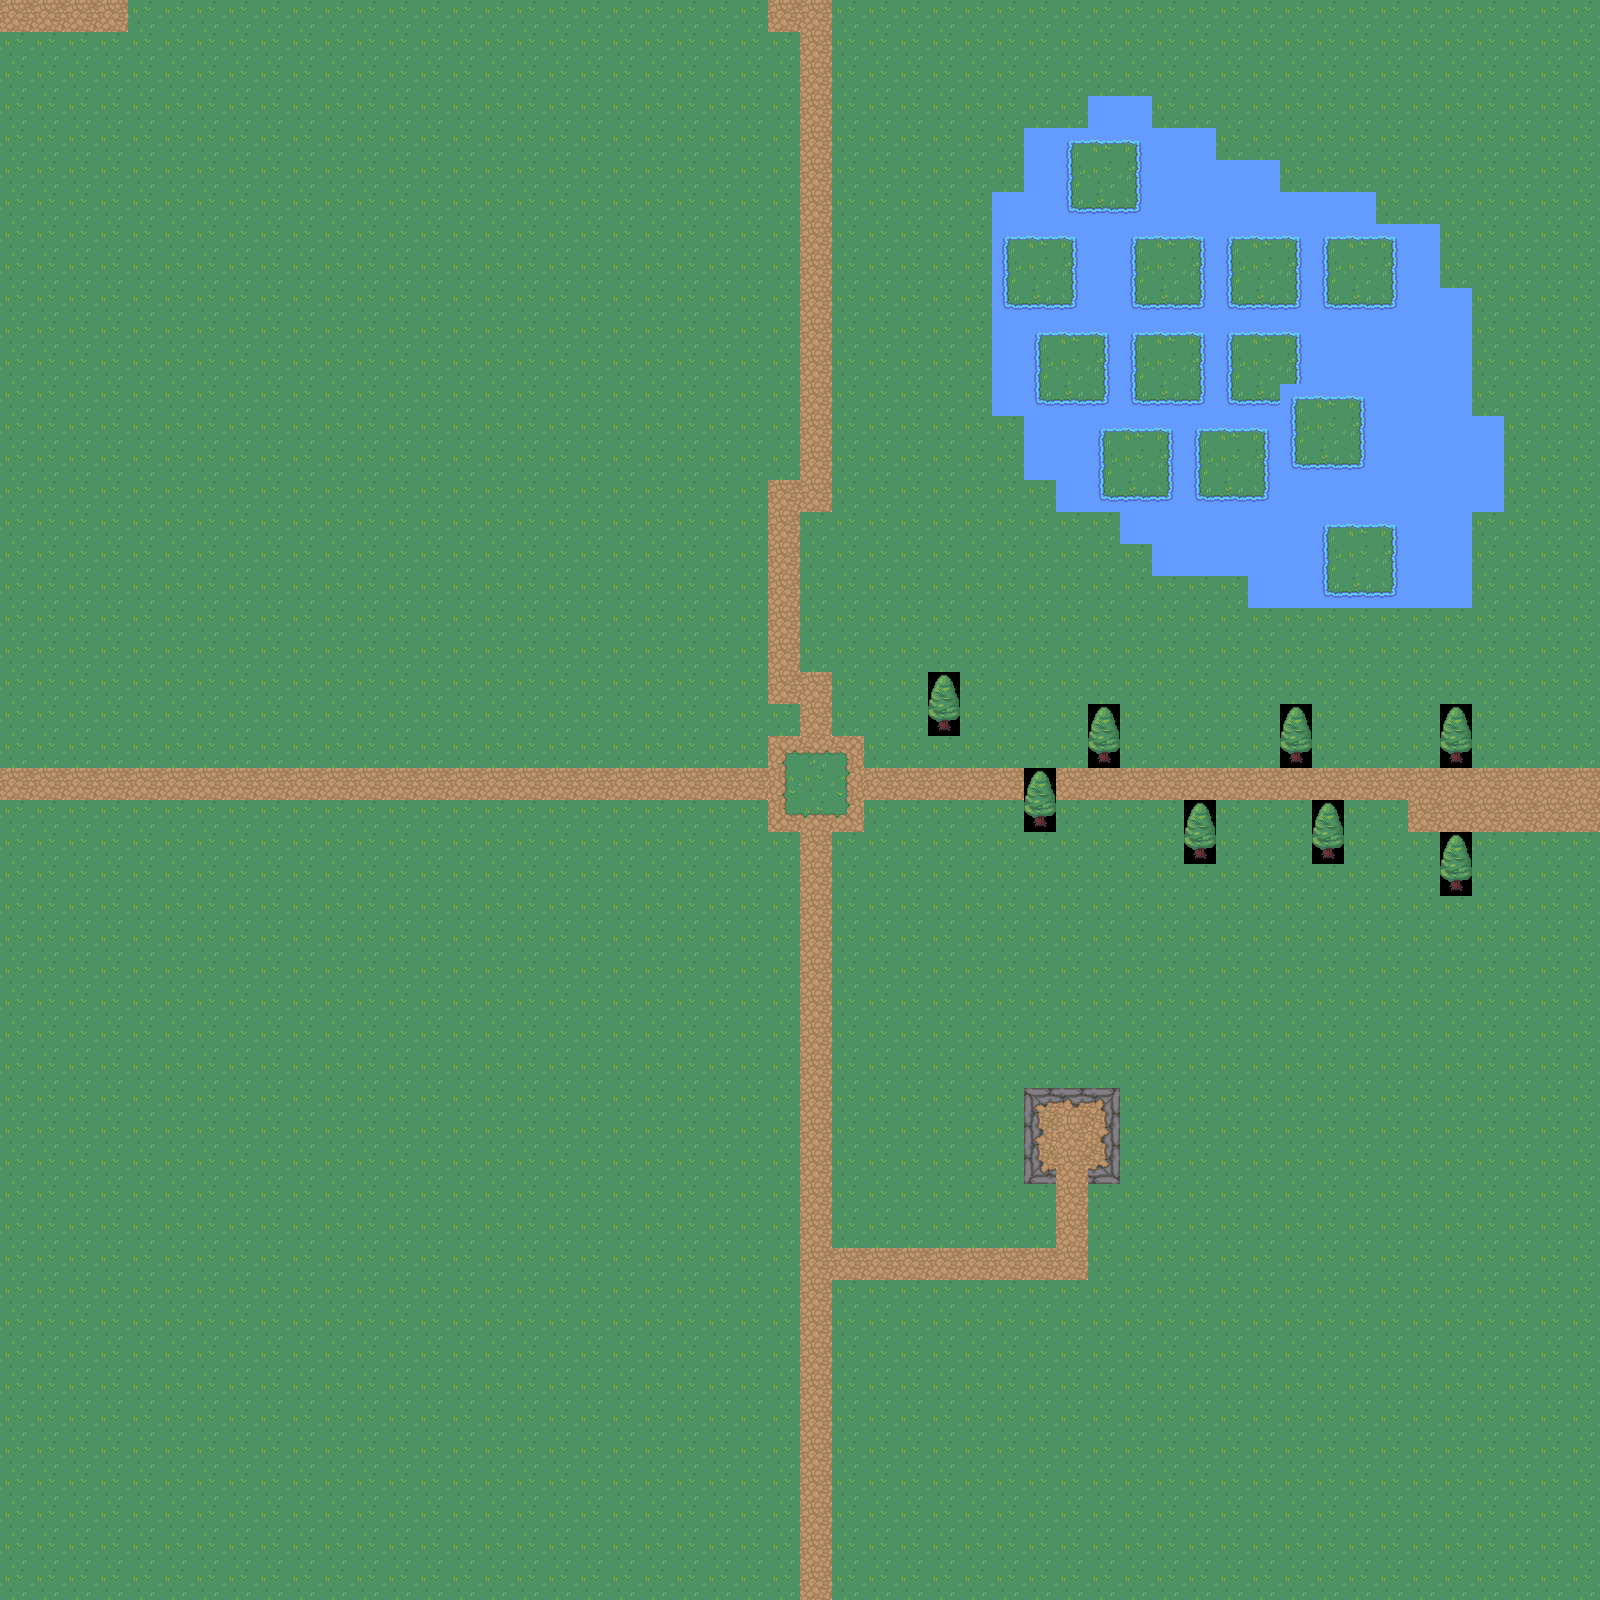

Below is a game level as drawn by its tile map, then a one-line description and the .tmx file that defines it, in full:
An orthogonal 50x50 tile map with 32x32 px tiles, 1 tile layer (Calque de Tuiles 1).

<map version="1.10" tiledversion="1.10.2" orientation="orthogonal" renderorder="right-down" width="50" height="50" tilewidth="32" tileheight="32" infinite="0" nextlayerid="2" nextobjectid="1">
 <tileset firstgid="1" source="base verdure.tsx" />
 <layer id="1" name="Calque de Tuiles 1" width="50" height="50">
  <data encoding="csv">
43,43,43,43,41,41,41,41,41,41,41,41,41,41,41,41,41,41,41,41,41,41,41,41,43,43,41,41,41,41,41,41,41,41,41,41,41,41,41,41,41,41,41,41,41,41,41,41,41,41,
41,41,41,41,41,41,41,41,41,41,41,41,41,41,41,41,41,41,41,41,41,41,41,41,41,43,41,41,41,41,41,41,41,41,41,41,41,41,41,41,41,41,41,41,41,41,41,41,41,41,
41,41,41,41,41,41,41,41,41,41,41,41,41,41,41,41,41,41,41,41,41,41,41,41,41,43,41,41,41,41,41,41,41,41,41,41,41,41,41,41,41,41,41,41,41,41,41,41,41,41,
41,41,41,41,41,41,41,41,41,41,41,41,41,41,41,41,41,41,41,41,41,41,41,41,41,43,41,41,41,41,41,41,41,41,42,42,41,41,41,41,41,41,41,41,41,41,41,41,41,41,
41,41,41,41,41,41,41,41,41,41,41,41,41,41,41,41,41,41,41,41,41,41,41,41,41,43,41,41,41,41,41,41,42,66,67,68,42,42,41,41,41,41,41,41,41,41,41,41,41,41,
41,41,41,41,41,41,41,41,41,41,41,41,41,41,41,41,41,41,41,41,41,41,41,41,41,43,41,41,41,41,41,41,42,86,87,88,42,42,42,42,41,41,41,41,41,41,41,41,41,41,
41,41,41,41,41,41,41,41,41,41,41,41,41,41,41,41,41,41,41,41,41,41,41,41,41,43,41,41,41,41,41,42,42,106,107,108,42,42,42,42,42,42,42,41,41,41,41,41,41,41,
41,41,41,41,41,41,41,41,41,41,41,41,41,41,41,41,41,41,41,41,41,41,41,41,41,43,41,41,41,41,41,66,67,68,42,66,67,68,66,67,68,66,67,68,42,41,41,41,41,41,
41,41,41,41,41,41,41,41,41,41,41,41,41,41,41,41,41,41,41,41,41,41,41,41,41,43,41,41,41,41,41,86,87,88,42,86,87,88,86,87,88,86,87,88,42,41,41,41,41,41,
41,41,41,41,41,41,41,41,41,41,41,41,41,41,41,41,41,41,41,41,41,41,41,41,41,43,41,41,41,41,41,106,107,108,42,106,107,108,106,107,108,106,107,108,42,42,41,41,41,41,
41,41,41,41,41,41,41,41,41,41,41,41,41,41,41,41,41,41,41,41,41,41,41,41,41,43,41,41,41,41,41,42,66,67,68,66,67,68,66,67,68,42,42,42,42,42,41,41,41,41,
41,41,41,41,41,41,41,41,41,41,41,41,41,41,41,41,41,41,41,41,41,41,41,41,41,43,41,41,41,41,41,42,86,87,88,86,87,88,86,87,88,42,42,42,42,42,41,41,41,41,
41,41,41,41,41,41,41,41,41,41,41,41,41,41,41,41,41,41,41,41,41,41,41,41,41,43,41,41,41,41,41,42,106,107,108,106,107,108,106,107,66,67,68,42,42,42,41,41,41,41,
41,41,41,41,41,41,41,41,41,41,41,41,41,41,41,41,41,41,41,41,41,41,41,41,41,43,41,41,41,41,41,41,42,42,66,67,68,66,67,68,86,87,88,42,42,42,42,41,41,41,
41,41,41,41,41,41,41,41,41,41,41,41,41,41,41,41,41,41,41,41,41,41,41,41,41,43,41,41,41,41,41,41,42,42,86,87,88,86,87,88,106,107,108,42,42,42,42,41,41,41,
41,41,41,41,41,41,41,41,41,41,41,41,41,41,41,41,41,41,41,41,41,41,41,41,43,43,41,41,41,41,41,41,41,42,106,107,108,106,107,108,42,42,42,42,42,42,42,41,41,41,
41,41,41,41,41,41,41,41,41,41,41,41,41,41,41,41,41,41,41,41,41,41,41,41,43,41,41,41,41,41,41,41,41,41,41,42,42,42,42,42,42,66,67,68,42,42,41,41,41,41,
41,41,41,41,41,41,41,41,41,41,41,41,41,41,41,41,41,41,41,41,41,41,41,41,43,41,41,41,41,41,41,41,41,41,41,41,42,42,42,42,42,86,87,88,42,42,41,41,41,41,
41,41,41,41,41,41,41,41,41,41,41,41,41,41,41,41,41,41,41,41,41,41,41,41,43,41,41,41,41,41,41,41,41,41,41,41,41,41,41,42,42,106,107,108,42,42,41,41,41,41,
41,41,41,41,41,41,41,41,41,41,41,41,41,41,41,41,41,41,41,41,41,41,41,41,43,41,41,41,41,41,41,41,41,41,41,41,41,41,41,41,41,41,41,41,41,41,41,41,41,41,
41,41,41,41,41,41,41,41,41,41,41,41,41,41,41,41,41,41,41,41,41,41,41,41,43,41,41,41,41,41,41,41,41,41,41,41,41,41,41,41,41,41,41,41,41,41,41,41,41,41,
41,41,41,41,41,41,41,41,41,41,41,41,41,41,41,41,41,41,41,41,41,41,41,41,43,43,41,41,41,1,41,41,41,41,41,41,41,41,41,41,41,41,41,41,41,41,41,41,41,41,
41,41,41,41,41,41,41,41,41,41,41,41,41,41,41,41,41,41,41,41,41,41,41,41,41,43,41,41,41,21,41,41,41,41,1,41,41,41,41,41,1,41,41,41,41,1,41,41,41,41,
41,41,41,41,41,41,41,41,41,41,41,41,41,41,41,41,41,41,41,41,41,41,41,41,61,62,63,41,41,41,41,41,41,41,21,41,41,41,41,41,21,41,41,41,41,21,41,41,41,41,
43,43,43,43,43,43,43,43,43,43,43,43,43,43,43,43,43,43,43,43,43,43,43,43,81,82,83,43,43,43,43,43,1,43,43,43,43,43,43,43,43,43,43,43,43,43,43,43,43,43,
41,41,41,41,41,41,41,41,41,41,41,41,41,41,41,41,41,41,41,41,41,41,41,41,101,102,103,41,41,41,41,41,21,41,41,41,41,1,41,41,41,1,41,41,43,43,43,43,43,43,
41,41,41,41,41,41,41,41,41,41,41,41,41,41,41,41,41,41,41,41,41,41,41,41,41,43,41,41,41,41,41,41,41,41,41,41,41,21,41,41,41,21,41,41,41,1,41,41,41,41,
41,41,41,41,41,41,41,41,41,41,41,41,41,41,41,41,41,41,41,41,41,41,41,41,41,43,41,41,41,41,41,41,41,41,41,41,41,41,41,41,41,41,41,41,41,21,41,41,41,41,
41,41,41,41,41,41,41,41,41,41,41,41,41,41,41,41,41,41,41,41,41,41,41,41,41,43,41,41,41,41,41,41,41,41,41,41,41,41,41,41,41,41,41,41,41,41,41,41,41,41,
41,41,41,41,41,41,41,41,41,41,41,41,41,41,41,41,41,41,41,41,41,41,41,41,41,43,41,41,41,41,41,41,41,41,41,41,41,41,41,41,41,41,41,41,41,41,41,41,41,41,
41,41,41,41,41,41,41,41,41,41,41,41,41,41,41,41,41,41,41,41,41,41,41,41,41,43,41,41,41,41,41,41,41,41,41,41,41,41,41,41,41,41,41,41,41,41,41,41,41,41,
41,41,41,41,41,41,41,41,41,41,41,41,41,41,41,41,41,41,41,41,41,41,41,41,41,43,41,41,41,41,41,41,41,41,41,41,41,41,41,41,41,41,41,41,41,41,41,41,41,41,
41,41,41,41,41,41,41,41,41,41,41,41,41,41,41,41,41,41,41,41,41,41,41,41,41,43,41,41,41,41,41,41,41,41,41,41,41,41,41,41,41,41,41,41,41,41,41,41,41,41,
41,41,41,41,41,41,41,41,41,41,41,41,41,41,41,41,41,41,41,41,41,41,41,41,41,43,41,41,41,41,41,41,41,41,41,41,41,41,41,41,41,41,41,41,41,41,41,41,41,41,
41,41,41,41,41,41,41,41,41,41,41,41,41,41,41,41,41,41,41,41,41,41,41,41,41,43,41,41,41,41,41,41,136,137,138,41,41,41,41,41,41,41,41,41,41,41,41,41,41,41,
41,41,41,41,41,41,41,41,41,41,41,41,41,41,41,41,41,41,41,41,41,41,41,41,41,43,41,41,41,41,41,41,156,157,158,41,41,41,41,41,41,41,41,41,41,41,41,41,41,41,
41,41,41,41,41,41,41,41,41,41,41,41,41,41,41,41,41,41,41,41,41,41,41,41,41,43,41,41,41,41,41,41,176,43,178,41,41,41,41,41,41,41,41,41,41,41,41,41,41,41,
41,41,41,41,41,41,41,41,41,41,41,41,41,41,41,41,41,41,41,41,41,41,41,41,41,43,41,41,41,41,41,41,41,43,41,41,41,41,41,41,41,41,41,41,41,41,41,41,41,41,
41,41,41,41,41,41,41,41,41,41,41,41,41,41,41,41,41,41,41,41,41,41,41,41,41,43,41,41,41,41,41,41,41,43,41,41,41,41,41,41,41,41,41,41,41,41,41,41,41,41,
41,41,41,41,41,41,41,41,41,41,41,41,41,41,41,41,41,41,41,41,41,41,41,41,41,43,43,43,43,43,43,43,43,43,41,41,41,41,41,41,41,41,41,41,41,41,41,41,41,41,
41,41,41,41,41,41,41,41,41,41,41,41,41,41,41,41,41,41,41,41,41,41,41,41,41,43,41,41,41,41,41,41,41,41,41,41,41,41,41,41,41,41,41,41,41,41,41,41,41,41,
41,41,41,41,41,41,41,41,41,41,41,41,41,41,41,41,41,41,41,41,41,41,41,41,41,43,41,41,41,41,41,41,41,41,41,41,41,41,41,41,41,41,41,41,41,41,41,41,41,41,
41,41,41,41,41,41,41,41,41,41,41,41,41,41,41,41,41,41,41,41,41,41,41,41,41,43,41,41,41,41,41,41,41,41,41,41,41,41,41,41,41,41,41,41,41,41,41,41,41,41,
41,41,41,41,41,41,41,41,41,41,41,41,41,41,41,41,41,41,41,41,41,41,41,41,41,43,41,41,41,41,41,41,41,41,41,41,41,41,41,41,41,41,41,41,41,41,41,41,41,41,
41,41,41,41,41,41,41,41,41,41,41,41,41,41,41,41,41,41,41,41,41,41,41,41,41,43,41,41,41,41,41,41,41,41,41,41,41,41,41,41,41,41,41,41,41,41,41,41,41,41,
41,41,41,41,41,41,41,41,41,41,41,41,41,41,41,41,41,41,41,41,41,41,41,41,41,43,41,41,41,41,41,41,41,41,41,41,41,41,41,41,41,41,41,41,41,41,41,41,41,41,
41,41,41,41,41,41,41,41,41,41,41,41,41,41,41,41,41,41,41,41,41,41,41,41,41,43,41,41,41,41,41,41,41,41,41,41,41,41,41,41,41,41,41,41,41,41,41,41,41,41,
41,41,41,41,41,41,41,41,41,41,41,41,41,41,41,41,41,41,41,41,41,41,41,41,41,43,41,41,41,41,41,41,41,41,41,41,41,41,41,41,41,41,41,41,41,41,41,41,41,41,
41,41,41,41,41,41,41,41,41,41,41,41,41,41,41,41,41,41,41,41,41,41,41,41,41,43,41,41,41,41,41,41,41,41,41,41,41,41,41,41,41,41,41,41,41,41,41,41,41,41,
41,41,41,41,41,41,41,41,41,41,41,41,41,41,41,41,41,41,41,41,41,41,41,41,41,43,41,41,41,41,41,41,41,41,41,41,41,41,41,41,41,41,41,41,41,41,41,41,41,41
</data>
 </layer>
</map>
